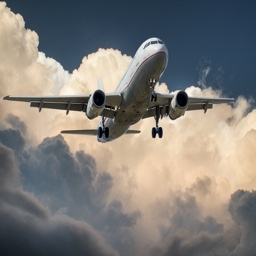
#> input picture Tutorials/Tutorial - Chris Albon/Preprocessing Images/images/plane_256x256.jpg, 256 x 256 px
$ jupyter execute '10-25-17 Cropping Images.ipynb'
#> lines starting #> are read from the running program, lines starting #| are printed output that depends on the picture
# Cropping Images
Source: https://chrisalbon.com/machine-learning/cropping_images.html
### Preliminaries

[cell 1]
# Load image
import cv2
import numpy as np
from matplotlib import pyplot as plt

### Load Images As Greyscale

[cell 2]
# Load image as grayscale
image = cv2.imread('images/plane_256x256.jpg', cv2.IMREAD_GRAYSCALE)
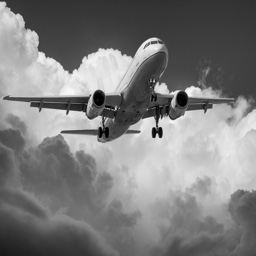
#> image: shape (256, 256); min 0, max 255, mean 124.9

### Crop Image

[cell 3]
# Select first half of the column and all rows
image_cropped = image[:,:126]
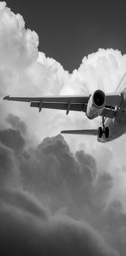
#> image_cropped: shape (256, 126); min 0, max 247, mean 123
